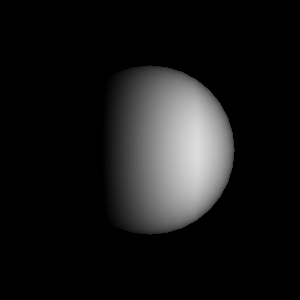

Reproduce this figure in Python.
#!/usr/bin/env python

# Test vtkLookupTable with SetTable and below/above range colors.

import vtkmodules.vtkInteractionStyle  # noqa: F401
import vtkmodules.vtkRenderingFreeType  # noqa: F401
import vtkmodules.vtkRenderingOpenGL2  # noqa: F401

from vtkmodules.vtkCommonCore import (
    vtkLookupTable,
    vtkUnsignedCharArray,
)
from vtkmodules.vtkFiltersSources import vtkSphereSource
from vtkmodules.vtkRenderingCore import (
    vtkActor,
    vtkPolyDataMapper,
    vtkRenderWindow,
    vtkRenderWindowInteractor,
    vtkRenderer,
)

# Create grayscale table
colors = vtkUnsignedCharArray()
colors.SetNumberOfComponents(4)
colors.SetNumberOfTuples(256)
for i in range(256):
    colors.SetTuple(i, (i, i, i, 255))

table = vtkLookupTable()
table.SetNumberOfColors(256)
table.SetRange(-0.5, 0.5)
table.SetTable(colors)
table.SetBelowRangeColor(1, 0, 0, 1)
table.SetAboveRangeColor(0, 1, 0, 1)
table.SetUseBelowRangeColor(0)
table.SetUseAboveRangeColor(0)

# Sphere
sphere = vtkSphereSource()
sphere.SetPhiResolution(32)
sphere.SetThetaResolution(32)
sphere.Update()

mapper = vtkPolyDataMapper()
mapper.SetInputConnection(sphere.GetOutputPort())
mapper.SetScalarModeToUsePointFieldData()
mapper.SelectColorArray("Normals")
mapper.ColorByArrayComponent("Normals", 0)
mapper.SetLookupTable(table)
mapper.UseLookupTableScalarRangeOn()
mapper.InterpolateScalarsBeforeMappingOn()

actor = vtkActor()
actor.SetMapper(mapper)

renderer = vtkRenderer()
renderer.AddActor(actor)

render_window = vtkRenderWindow()
render_window.AddRenderer(renderer)
render_window.SetWindowName("set table out of range lookup table")
render_window.SetMultiSamples(0)
render_window.SetSize(300, 300)

interactor = vtkRenderWindowInteractor()
interactor.SetRenderWindow(render_window)

# Scene
renderer.ResetCamera()
renderer.ResetCameraClippingRange()

interactor.Initialize()
interactor.Start()
